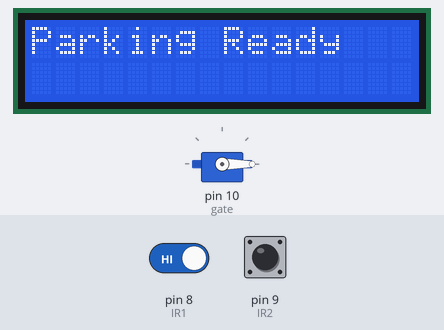
The sketch below on a simulated Arduino Uno, built with avr-gcc and run on an emulated ATmega328P. Parts: servo, 16×2 character LCD. The test bench sets the inputs (shaded band); at power-on: pin 8 (IR1) HIGH, pin 9 (IR2) HIGH.

Above: at 0.1 s.
2.5 s: pin 8 (IR1) driven LOW
At 2.8 s:
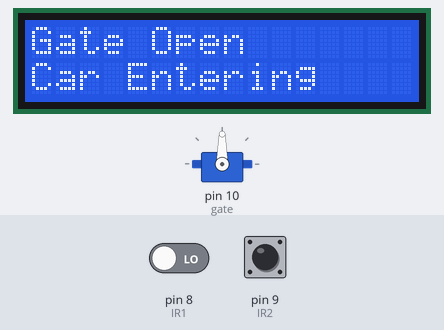
4.0 s: pin 9 (IR2) driven LOW
At 5.1 s:
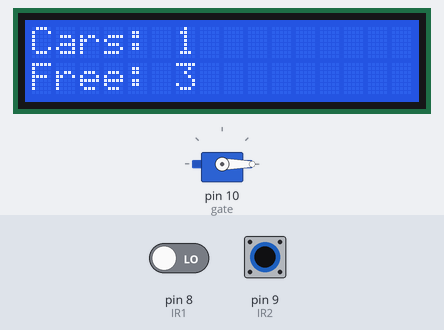
5.5 s: pin 9 (IR2) pulsed HIGH 2 times (0.12 s each, 0.3 s apart)
At 7.1 s:
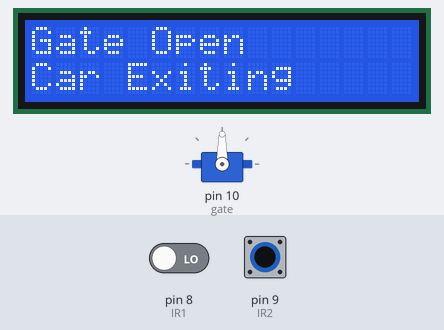
Timing chart, 0 to 8.6 s (numbered marks = the images above; inputs shaded):
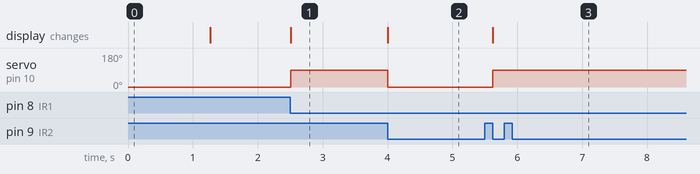

Measured:
- after the input at 2.5 s, servo on pin 10 (gate): 0° → 90° at once; the display: changes at once (image 1)
- after the input at 4.0 s, servo on pin 10 (gate): 90° → 0° at once; the display: changes at once (image 2)
- after the input at 5.5 s, servo on pin 10 (gate): 0° → 90° after 0.13 s; the display: changes after 0.13 s (image 3)

The sketch:

Car_Parking_System.ino
```cpp
#include <LiquidCrystal.h>
#include <Servo.h>

// LCD Pins
LiquidCrystal lcd(7, 6, 5, 4, 3, 2);

// Test Inputs
int IR1 = 8;   // Test pin for entrance
int IR2 = 9;   // Test pin for exit

// Servo
Servo gate;
int OPEN_POS = 90;
int CLOSE_POS = 0;

// Parking Logic
int currentCars = 0;
int maxCars = 4;

// Flags to prevent duplicate triggers
bool gateOpen = false;
bool carEntering = false;
bool carExiting = false;

// To ensure single press trigger
bool pressedIR1 = false;
bool pressedIR2 = false;

void setup() {
  pinMode(IR1, INPUT_PULLUP);  // Controlled manually by toggle
  pinMode(IR2, INPUT_PULLUP);

  gate.attach(10);
  gate.write(CLOSE_POS);

  lcd.begin(16, 2);
  lcd.print("Parking Ready");
  delay(1200);
  lcd.clear();
}

void loop() {
  int r1 = digitalRead(IR1);
  int r2 = digitalRead(IR2);

  // ================= MANUAL ENTRANCE TRIGGER ================
  if (r1 == LOW && !pressedIR1 && currentCars < maxCars) {
    pressedIR1 = true; // avoid repeated triggering
    if (!gateOpen) {
      gate.write(OPEN_POS);
      gateOpen = true;
      carEntering = true;
      lcdMsg("Gate Open", "Car Entering");
    }
  }
  if (r1 == HIGH && pressedIR1) pressedIR1 = false; // reset trigger

  // ================= COMPLETE ENTRANCE STEP =================
  if (r2 == LOW && carEntering && !pressedIR2) {
    pressedIR2 = true;
    gate.write(CLOSE_POS);
    gateOpen = false;
    carEntering = false;
    currentCars++;
    showParkingSpaces();
  }
  if (r2 == HIGH && pressedIR2) pressedIR2 = false;

  // ================= MANUAL EXIT TRIGGER ====================
  if (r2 == LOW && !pressedIR2 && currentCars > 0) {
    pressedIR2 = true;
    if (!gateOpen) {
      gate.write(OPEN_POS);
      gateOpen = true;
      carExiting = true;
      lcdMsg("Gate Open", "Car Exiting");
    }
  }
  if (r2 == HIGH && pressedIR2 && !carEntering) pressedIR2 = false;

  // ================= COMPLETE EXIT STEP =====================
  if (r1 == LOW && carExiting && !pressedIR1) {
    pressedIR1 = true;
    gate.write(CLOSE_POS);
    gateOpen  = false;
    carExiting = false;
    currentCars--;
    showParkingSpaces();
  }

  // ============== FULL PARKING MESSAGE ======================
  if (currentCars >= maxCars) {
    lcd.clear();
    lcd.print("Parking Full!");
    lcd.setCursor(0,1);
    lcd.print("No Spaces Left");
    delay(400);
  }
}

// ===== Display Functions =====
void showParkingSpaces() {
  lcd.clear();
  lcd.print("Cars: ");
  lcd.print(currentCars);
  lcd.setCursor(0,1);
  lcd.print("Free: ");
  lcd.print(maxCars - currentCars);
  delay(800);
}

void lcdMsg(String l1, String l2) {
  lcd.clear();
  lcd.print(l1);
  lcd.setCursor(0,1);
  lcd.print(l2);
  delay(700);
}
```
